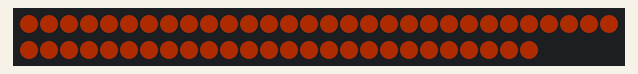
Bench run of a program on a simulated Arduino Uno, built with avr-gcc and run on an emulated ATmega328P. Shown: 56 RGB LEDs in strip order, left to right, continuing on the next row. Dim RGB values are drawn brighter than linear.

Above: at 0.1 s.
At 6.1 s:
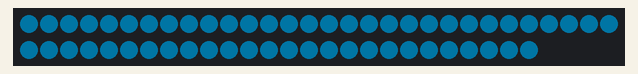
At 8.1 s:
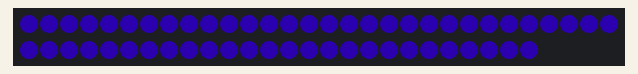
At 17.1 s:
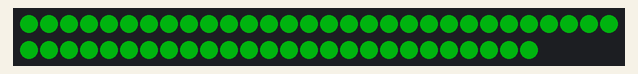
At 27.2 s:
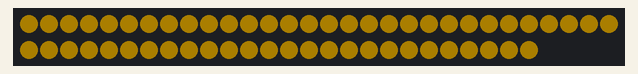
At 35.2 s:
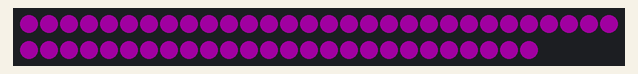

The program:

main.cpp
```cpp
#include <Arduino.h>
#include <FastLED.h>
#define NUM_LEDS 56
#define DATA_PIN 6

CRGB leds[NUM_LEDS];

void setup() {
  FastLED.addLeds<NEOPIXEL, DATA_PIN>(leds, NUM_LEDS);
}

uint8_t hue = 0;

void loop() {
  hue += 20;
  fill_solid( &(leds[0]), NUM_LEDS, CHSV( hue, 255, 128));
  // leds[0] = CRGB::Red;
  FastLED.show();
  delay(500);
  fill_solid( &(leds[0]), NUM_LEDS, CRGB( 0, 0, 0));
  // leds[0] = CRGB::Black;
  FastLED.show();
  delay(500);
}
```

Measured:
- what the display in image 1 shows lasts 0.5 s, from 6.0 s to 6.5 s
